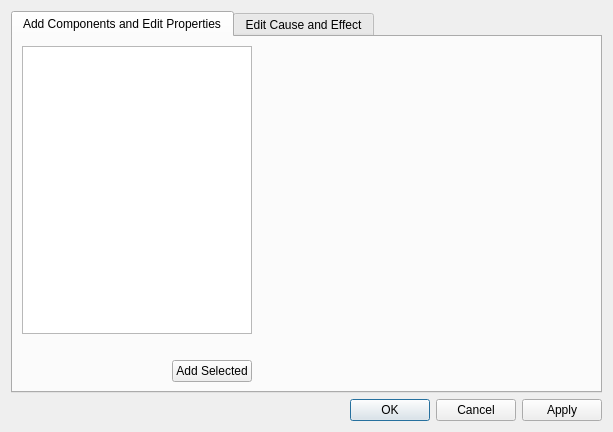
<?xml version="1.0" encoding="UTF-8"?>
<ui version="4.0">
 <class>GameObjectEditDialog</class>
 <widget class="QDialog" name="GameObjectEditDialog">
  <property name="geometry">
   <rect>
    <x>0</x>
    <y>0</y>
    <width>613</width>
    <height>432</height>
   </rect>
  </property>
  <property name="windowTitle">
   <string>Edit Game Object</string>
  </property>
  <layout class="QVBoxLayout" name="verticalLayout">
   <item>
    <widget class="QTabWidget" name="tabWidget">
     <property name="currentIndex">
      <number>0</number>
     </property>
     <widget class="QWidget" name="propertyTab">
      <attribute name="title">
       <string>Add Components and Edit Properties</string>
      </attribute>
      <layout class="QVBoxLayout" name="verticalLayout_2">
       <item>
        <layout class="QHBoxLayout" name="horizontalLayout_2">
         <item>
          <widget class="QWidget" name="widget" native="true">
           <property name="minimumSize">
            <size>
             <width>230</width>
             <height>0</height>
            </size>
           </property>
           <property name="maximumSize">
            <size>
             <width>230</width>
             <height>16777215</height>
            </size>
           </property>
           <layout class="QVBoxLayout" name="verticalLayout_3">
            <property name="margin">
             <number>0</number>
            </property>
            <item>
             <widget class="QListWidget" name="lw_components">
              <property name="minimumSize">
               <size>
                <width>0</width>
                <height>0</height>
               </size>
              </property>
              <property name="maximumSize">
               <size>
                <width>16777215</width>
                <height>16777215</height>
               </size>
              </property>
             </widget>
            </item>
            <item>
             <widget class="QLabel" name="lb_componentInfo">
              <property name="text">
               <string/>
              </property>
              <property name="wordWrap">
               <bool>true</bool>
              </property>
             </widget>
            </item>
            <item>
             <layout class="QHBoxLayout" name="horizontalLayout_3">
              <item>
               <spacer name="horizontalSpacer">
                <property name="orientation">
                 <enum>Qt::Horizontal</enum>
                </property>
                <property name="sizeHint" stdset="0">
                 <size>
                  <width>40</width>
                  <height>20</height>
                 </size>
                </property>
               </spacer>
              </item>
              <item>
               <widget class="QPushButton" name="pb_AddSelected">
                <property name="text">
                 <string>Add Selected</string>
                </property>
               </widget>
              </item>
             </layout>
            </item>
           </layout>
          </widget>
         </item>
         <item>
          <widget class="QStackedWidget" name="sw_ComponentEditor">
           <property name="sizePolicy">
            <sizepolicy hsizetype="Preferred" vsizetype="Preferred">
             <horstretch>0</horstretch>
             <verstretch>0</verstretch>
            </sizepolicy>
           </property>
           <property name="frameShape">
            <enum>QFrame::NoFrame</enum>
           </property>
           <property name="currentIndex">
            <number>-1</number>
           </property>
          </widget>
         </item>
        </layout>
       </item>
      </layout>
     </widget>
     <widget class="QWidget" name="causeAndEffectTab">
      <attribute name="title">
       <string>Edit Cause and Effect</string>
      </attribute>
      <layout class="QVBoxLayout" name="verticalLayout_5">
       <item>
        <layout class="QVBoxLayout" name="causeAndEffectLayout"/>
       </item>
      </layout>
     </widget>
    </widget>
   </item>
   <item>
    <layout class="QHBoxLayout" name="horizontalLayout">
     <item>
      <widget class="QDialogButtonBox" name="buttonBox">
       <property name="orientation">
        <enum>Qt::Horizontal</enum>
       </property>
       <property name="standardButtons">
        <set>QDialogButtonBox::Apply|QDialogButtonBox::Cancel|QDialogButtonBox::Ok</set>
       </property>
      </widget>
     </item>
    </layout>
   </item>
  </layout>
 </widget>
 <resources/>
 <connections>
  <connection>
   <sender>buttonBox</sender>
   <signal>accepted()</signal>
   <receiver>GameObjectEditDialog</receiver>
   <slot>accept()</slot>
   <hints>
    <hint type="sourcelabel">
     <x>257</x>
     <y>297</y>
    </hint>
    <hint type="destinationlabel">
     <x>157</x>
     <y>274</y>
    </hint>
   </hints>
  </connection>
  <connection>
   <sender>buttonBox</sender>
   <signal>rejected()</signal>
   <receiver>GameObjectEditDialog</receiver>
   <slot>reject()</slot>
   <hints>
    <hint type="sourcelabel">
     <x>325</x>
     <y>297</y>
    </hint>
    <hint type="destinationlabel">
     <x>286</x>
     <y>274</y>
    </hint>
   </hints>
  </connection>
  <connection>
   <sender>lw_components</sender>
   <signal>currentRowChanged(int)</signal>
   <receiver>sw_ComponentEditor</receiver>
   <slot>setCurrentIndex(int)</slot>
   <hints>
    <hint type="sourcelabel">
     <x>121</x>
     <y>137</y>
    </hint>
    <hint type="destinationlabel">
     <x>363</x>
     <y>106</y>
    </hint>
   </hints>
  </connection>
 </connections>
</ui>
